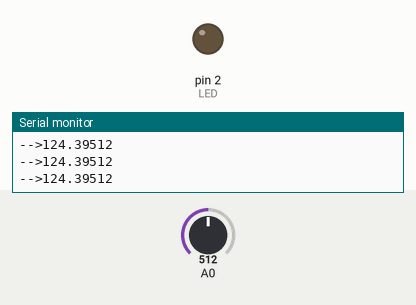
This sketch was run on a simulated Arduino Uno, built with avr-gcc and run on an emulated ATmega328P. Shown: output pins drawn as LEDs (lit = HIGH), the last lines printed to the serial monitor. The test bench sets the inputs (shaded band); at power-on: A0 = 512.

Above: at 1.2 s.
1.3 s: A0 set to 488
At 1.8 s:
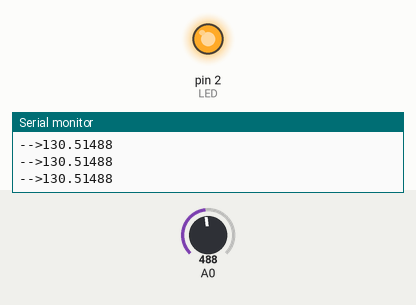
2.8 s: A0 set to 511
At 4.0 s:
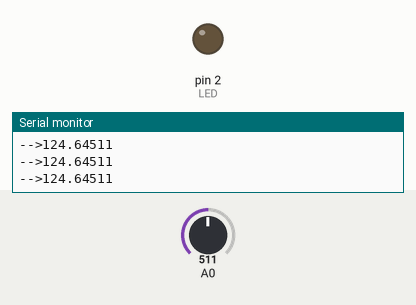
4.3 s: A0 set to 306
At 5.3 s:
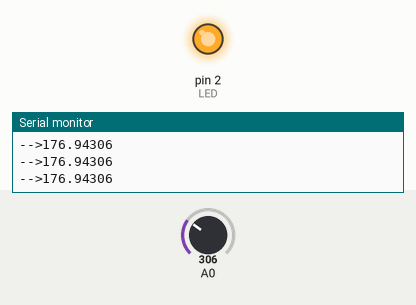
Timing chart, 0 to 7.3 s (numbered marks = the images above; inputs shaded):
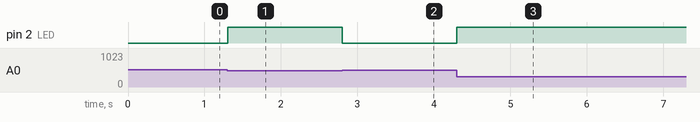

The sketch:

LDRCode.ino
```cpp
int LED = 2;
void setup() {
  // put your setup code here, to run once:
  Serial.begin(9600);
  pinMode(LED,OUTPUT);
}

void loop() {
  // put your main code here, to run repeatedly:
  int  LDRValue = analogRead(A0);
  float brightness =255 - (LDRValue/3.92);
  analogWrite(LED,brightness);
  Serial.println(LDRValue);
  Serial.print("-->");
  Serial.print(brightness);
}
```

Measured:
- the behaviour switches between 498 and 497 on A0 (found by bisection; images 0 and 1)
- after the input at 1.3 s, pin 2 (LED): LOW → HIGH at once
- after the input at 2.8 s, pin 2 (LED): HIGH → LOW at once
- after the input at 4.3 s, pin 2 (LED): LOW → HIGH at once
